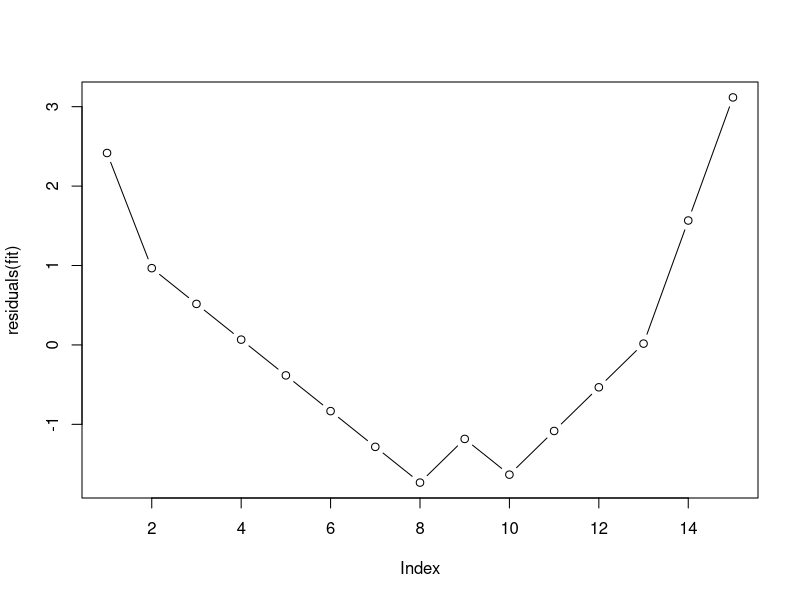
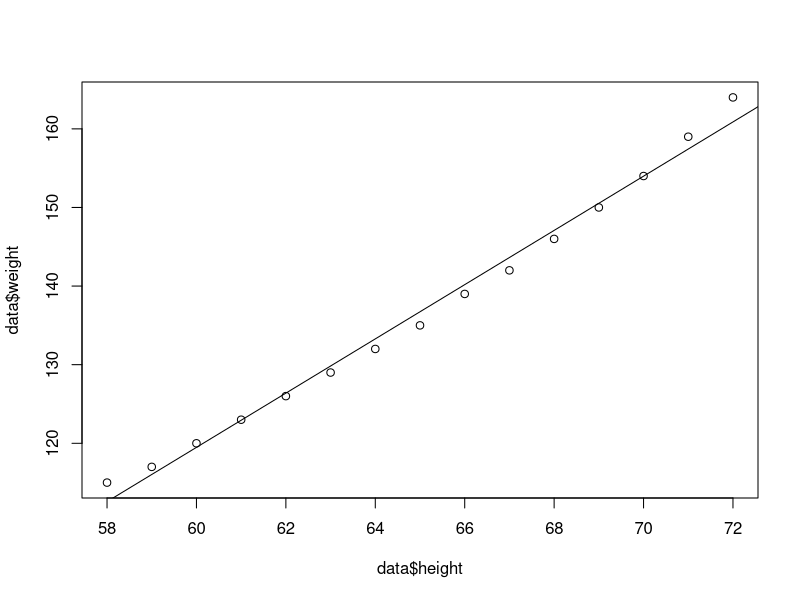
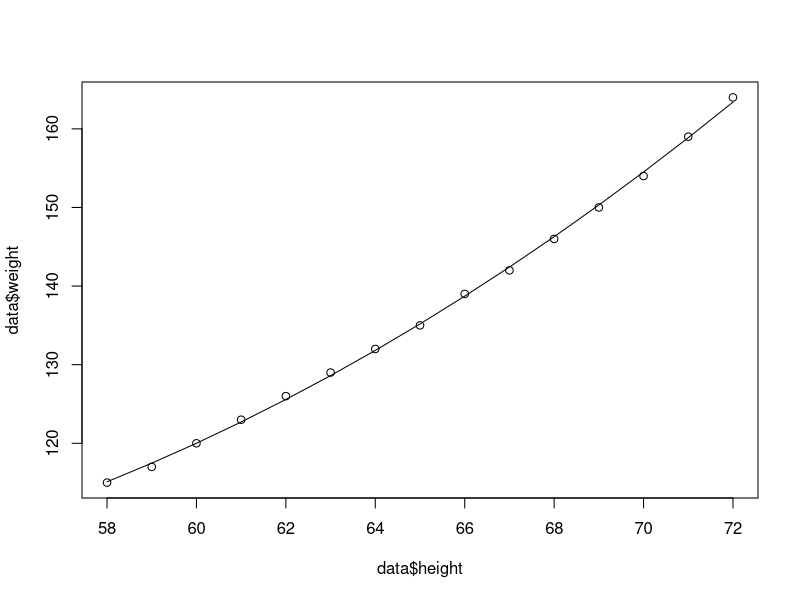
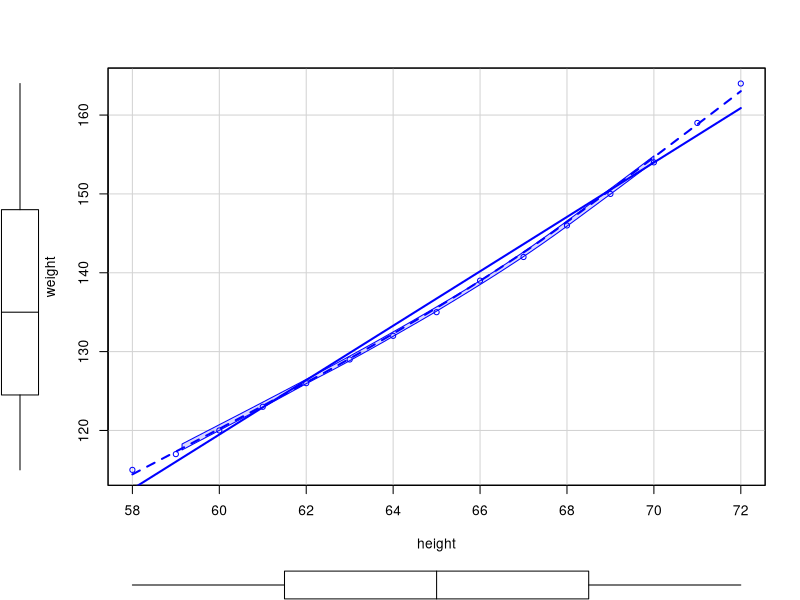
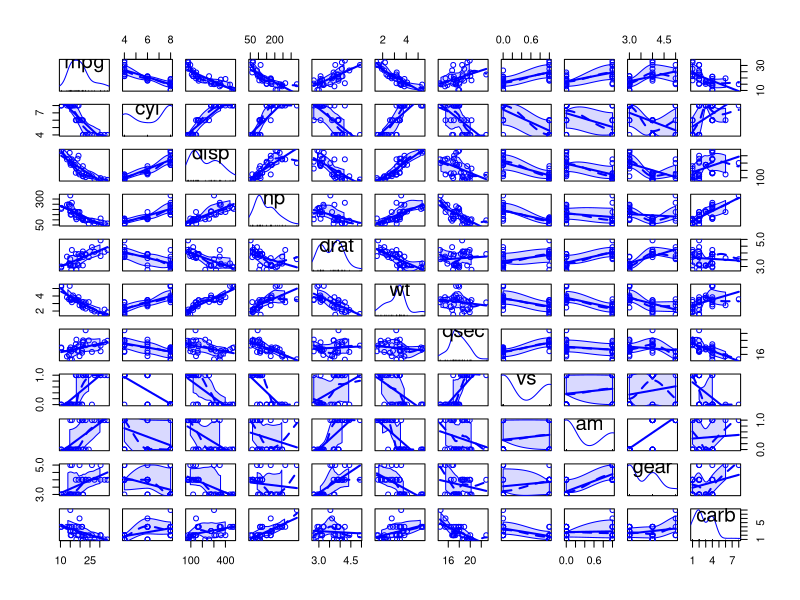
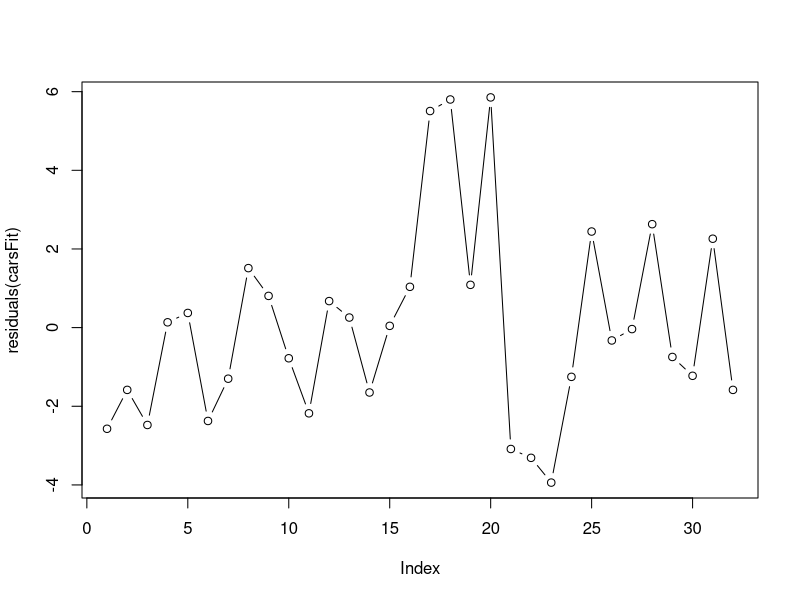
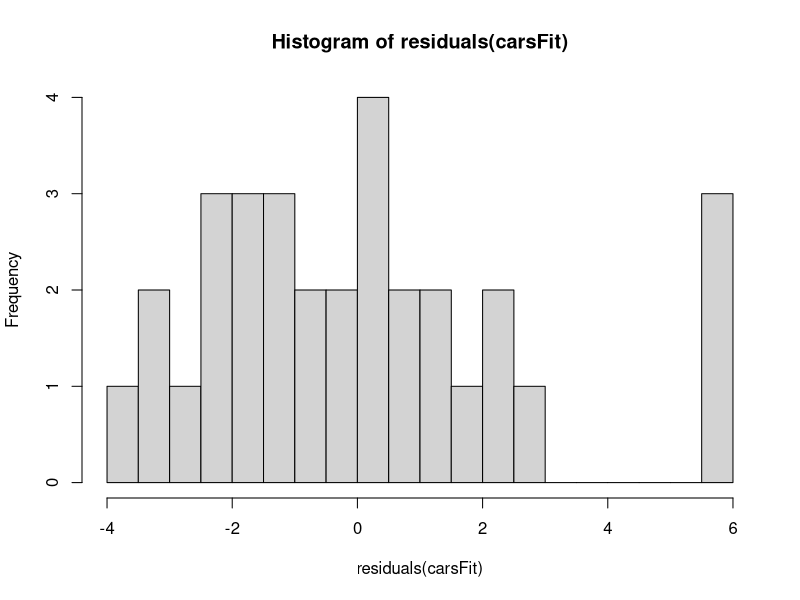
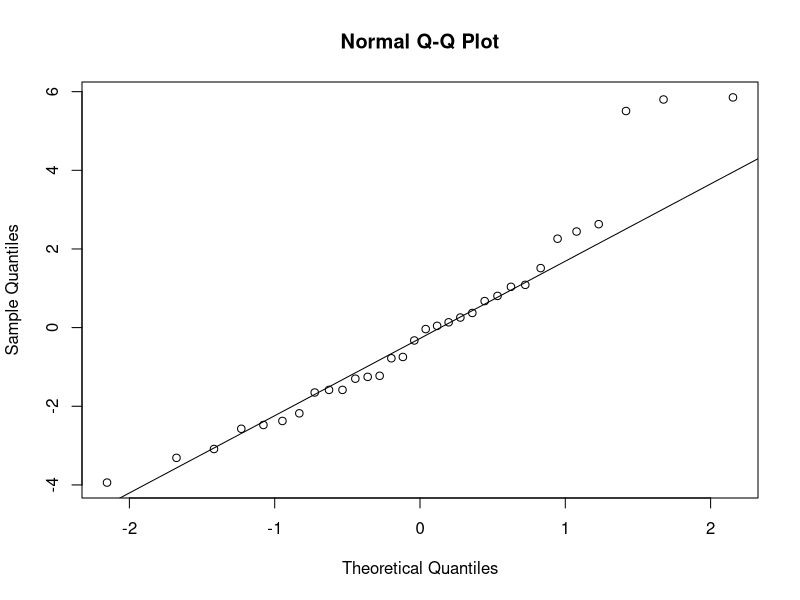

Here is the R script that generated these plots, in order:
# Лекция 4 - регрессионный анализ

# Данные для парного регрессионного анализа
data <- women

fit <- lm(weight~height, data=data) # fit - функциональная завимость

# Intercept - константа, height - коэффициент при height
# Estimate - оценка
# Pr(>|t|) - p-value, значение менее доверительного интервала (5%) свидетельствует о наличии зависимости
# Residual standard error - ошибка модели, для сравнения с другими моделями
# Multiple R-squared - доля объяснённой части переменной (в данном случае 99% - очень большое значение)
# Adjusted R-squared полезен при сравнении моделей (выше - лучше)
summary(fit)

# Предсказанные значения по зависимости
fitted(fit)

# Ошибки модели (остатки)
residuals(fit)
plot(residuals(fit), type="b") # График показывает наличие неточности

# график зависимости выглядит линейным
plot(data$height, data$weight)
abline(fit)

# Уточнение модели вводом дополнительного члена полинома
fit2 = lm(weight~height+I(height^2), data=data)

# Модель более точна (уменьшилась ошибка, увеличился Adjusted R-squared, уменьшился p-value)
summary(fit2)

# Добавление квадратичного члена увеличило точность
plot(data$height, data$weight)
lines(data$height, fitted(fit2))

#=============


# Предсказание вида модели регрессии
# Зелёная линия - подгонка линейной регрессии
# Красная линия - полиномиальная регрессия
library(car)
scatterplot(weight~height, data=data)
scatterplotMatrix(mtcars) # каждый с каждым

# Модель регрессии от нескольких параметров - зависимость расхода от веса и мощности
carsFit <- lm(mtcars$mpg~(mtcars$wt+mtcars$hp))
summary(carsFit)
coef(carsFit) # коэффициенты модели
confint(carsFit) # Доверительные интервалы

# Проверка остатков модели
residuals(carsFit)
plot(residuals(carsFit), type="b")

hist(residuals(carsFit), breaks=20) # гистограмма остатков
# Оценка соответствия нормальному распределению
qqnorm(residuals(carsFit))
qqline(residuals(carsFit))
